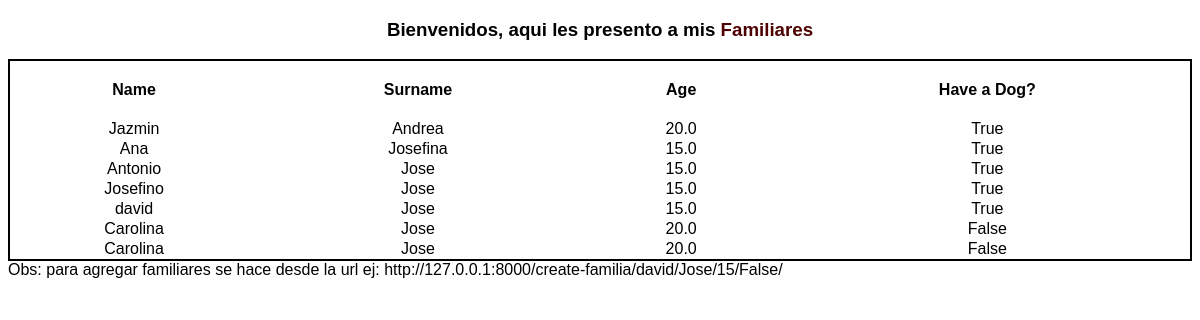
The page / on the database its author committed.
### familia_app/models.py (models this page shows)
class familia(models.Model):
    name= models.CharField(max_length=100)
    surname= models.CharField(max_length=100)
    age= models.FloatField()
    have_a_dog= models.BooleanField()

### familia_app/views.py (the view)
# urls.py: path('', list_familia)
def list_familia(request):
    context = get_familiares(familia)
    return render(request, 'index.html', context=context)

### familia_app/views.py (called while the page is built)
def get_familiares(familia):
    all_familia = familia.objects.all()
    return {
        'familiares':all_familia,
    }

### template/index.html (shortened to what this page needs)
<!DOCTYPE html>
<html lang="en">
<head>
</head>
<body>
    <header>
       <h3> Bienvenidos, aqui les presento a mis <span>Familiares</span></h3>
    </header>
      <section>
        <table>
            <tr>
              <th>Name</th>
              <th>Surname</th>
              <th>Age</th>
              <th>Have a Dog?</th>
            </tr>
            {%for familia in familiares%}
            <tr>
              <td>{{familia.name}}</td>
              <td>{{familia.surname}}</td>
              <td>{{familia.age}}</td>
              <td>{{familia.have_a_dog}}</td>
            </tr>
            {%endfor%}
          </table>
    </section>
<footer>Obs: para agregar familiares se hace desde la url ej: http://127.0.0.1:8000/create-familia/david/Jose/15/False/</footer>
</body>
</html>

### template/index.html (style rules this page uses)
body { font-family: Arial, Helvetica, sans-serif; }
h3 { text-align: center; }
span { margin: 0; padding: 0; line-break:normal; color: rgb(78, 0, 0); }
table { border: black 2px solid; border-collapse: collapse; width: 100%; }
table tr { text-align: center; }
table th { padding: 20px; }

### rows shown on the page
familia: name "Jazmin", surname "Andrea", age "20.0", have_a_dog "True"
familia: name "Ana", surname "Josefina", age "15.0", have_a_dog "True"
familia: name "Antonio", surname "Jose", age "15.0", have_a_dog "True"
familia: name "Josefino", surname "Jose", age "15.0", have_a_dog "True"
familia: name "david", surname "Jose", age "15.0", have_a_dog "True"
familia: name "Carolina", surname "Jose", age "20.0", have_a_dog "False"
familia: name "Carolina", surname "Jose", age "20.0", have_a_dog "False"
